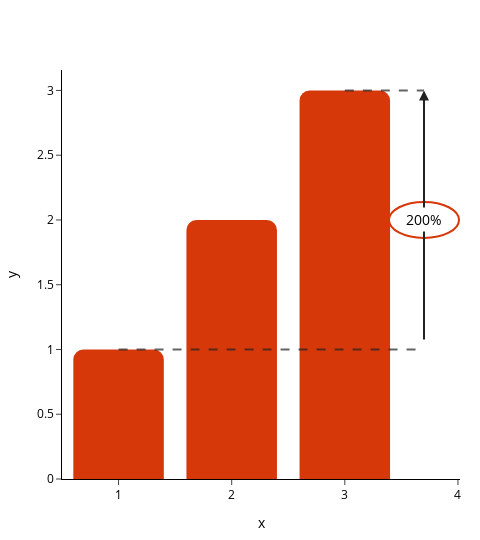

This figure's notebook cell:
### Code cell
p = Plotter(slide_layout="slide_50%")
p.express(
    type="bar",
    x=[1,2,3],
    y=[1,2,3],
)
p.callout.add_dash_growth_lines(x0=1, x1=3, y0=1, y1=3, x_end=3.7, text="200%", circle_x_pixel_width=35, circle_y_pixel_width=18)
fig = p.figure
fig.show()

### Figure 1 — Plotly figure (JSON) as saved in the notebook; plotly's stock layout.template omitted (floating-point values rounded to 4 significant figures)
{"data": [{"alignmentgroup": "True", "hovertemplate": "x=%{x}<br>y=%{y}<extra></extra>", "legendgroup": "", "marker": {"color": "#D73809", "pattern": {"shape": ""}}, "name": "", "offsetgroup": "", "orientation": "v", "showlegend": false, "textposition": "auto", "type": "bar", "x": [1, 2, 3], "xaxis": "x", "y": [1, 2, 3], "yaxis": "y"}], "layout": {"annotations": [{"arrowcolor": "#222222", "arrowhead": 2, "arrowsize": 1, "arrowwidth": 2, "ax": 3.7, "axref": "x", "ay": 1, "ayref": "y", "showarrow": true, "x": 3.7, "xref": "x", "y": 3, "yref": "y"}, {"borderpad": 2, "font": {"color": "#000000", "size": 14}, "showarrow": false, "text": "200%", "x": 3.7, "y": 2}], "barmode": "relative", "height": 540, "legend": {"tracegroupgap": 0}, "shapes": [{"line": {"color": "#222222", "dash": "dash", "width": 2}, "opacity": 0.7, "type": "line", "x0": 1, "x1": 3.7, "y0": 1, "y1": 1}, {"line": {"color": "#222222", "dash": "dash", "width": 2}, "opacity": 0.7, "type": "line", "x0": 3, "x1": 3.7, "y0": 3, "y1": 3}, {"fillcolor": "#ffffff", "layer": "above", "line": {"color": "#D73809", "width": 2}, "type": "circle", "x0": -35, "x1": 35, "xanchor": 3.7, "xsizemode": "pixel", "y0": -18, "y1": 18, "yanchor": 2, "ysizemode": "pixel"}], "width": 480, "xaxis": {"anchor": "y", "domain": [0, 1], "title": {"text": "x"}}, "yaxis": {"anchor": "x", "domain": [0, 1], "title": {"text": "y"}}}}
